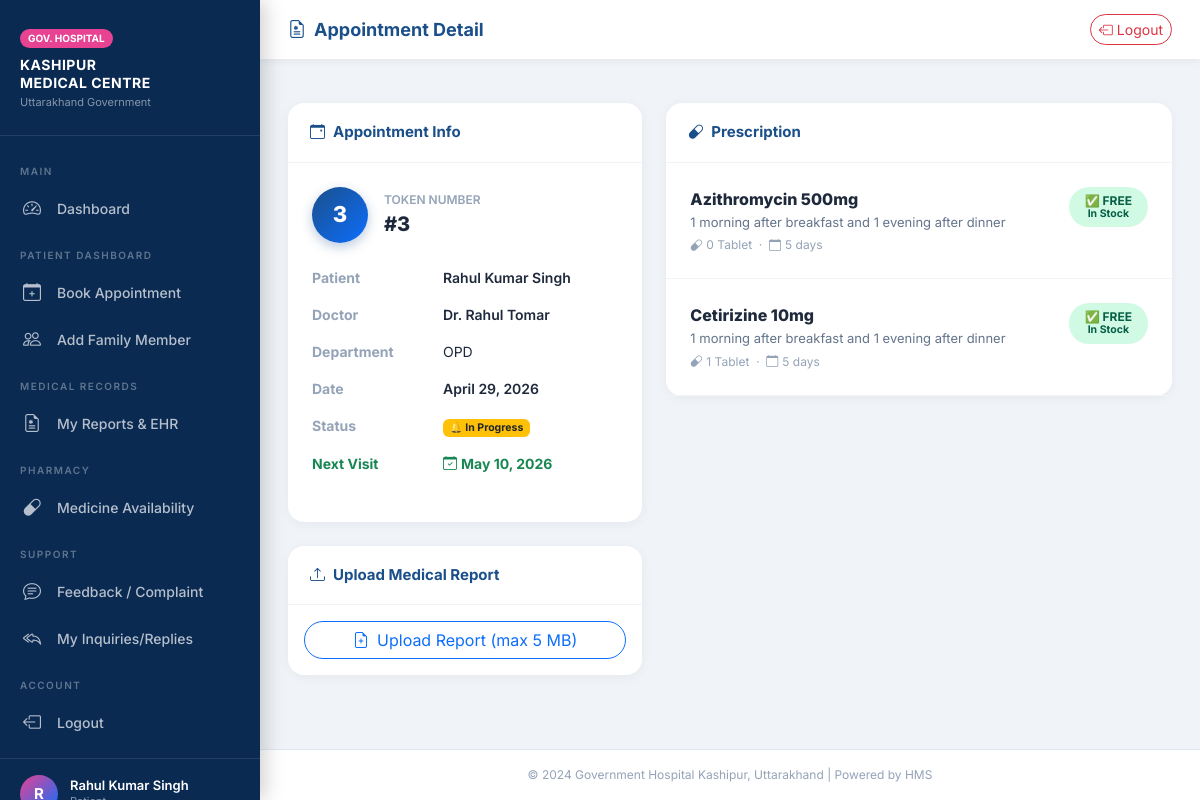
The app's page /appointments/10/ (signed in) with its own data.
### hospital/models.py (models this page shows, shortened)
class CustomUser(AbstractUser):
    PATIENT      = 'PATIENT'
    DOCTOR       = 'DOCTOR'
    NURSE        = 'NURSE'
    PHARMACIST   = 'PHARMACIST'
    RECEPTIONIST = 'RECEPTIONIST'
    ADMIN        = 'ADMIN'
    ROLE_CHOICES = [
        (PATIENT,      'Patient'),
        (DOCTOR,       'Doctor'),
        (NURSE,        'Nurse'),
        (PHARMACIST,   'Pharmacist'),
        (RECEPTIONIST, 'Receptionist'),
        (ADMIN,        'Admin'),
    ]
    role         = models.CharField(max_length=20, choices=ROLE_CHOICES, default=PATIENT)
    mobile_no    = models.CharField(max_length=10, validators=[phone_validator], db_index=True, blank=True, null=True)
    alt_mobile_no= models.CharField(max_length=10, validators=[phone_validator], blank=True, null=True)
    address      = models.TextField(blank=True, null=True)
    is_approved  = models.BooleanField(
        default=False,
        help_text='Staff must be approved by Admin before they can log in.'
    )
    is_available = models.BooleanField(default=False)
    class Meta:
        verbose_name      = 'User'
        verbose_name_plural = 'Users'
    @property
    def is_staff_role(self):
        return self.role in [self.DOCTOR, self.NURSE, self.PHARMACIST, self.RECEPTIONIST, self.ADMIN]
    @property
    def display_name(self):
        return self.get_full_name() or self.username

class Appointment(models.Model):
    STATUS_CHOICES = [
        ('WAITING',    'Waiting'),
        ('IN_PROGRESS','In Progress'),
        ('COMPLETED',  'Completed'),
        ('CANCELLED',  'Cancelled'),
    ]
    patient      = models.ForeignKey(
        CustomUser, on_delete=models.CASCADE,
        related_name='appointments',
        limit_choices_to={'role': CustomUser.PATIENT}
    )
    dependent    = models.ForeignKey(
        Dependent, on_delete=models.SET_NULL,
        null=True, blank=True,
        related_name='appointments'
    )
    doctor       = models.ForeignKey(
        DoctorProfile, on_delete=models.CASCADE,
        related_name='appointments'
    )
    date         = models.DateField(db_index=True)
    booking_time = models.DateTimeField(auto_now_add=True, db_index=True)
    token_number = models.PositiveIntegerField(editable=False, default=0)
    status       = models.CharField(max_length=20, choices=STATUS_CHOICES, default='WAITING', db_index=True)
    chief_complaint = models.TextField(blank=True)
    notes        = models.TextField(blank=True)
    doctor_advice = models.TextField(blank=True, help_text="Final advice for the patient.")
    next_visit_date = models.DateField(null=True, blank=True)
    class Meta:
        verbose_name      = 'Appointment'
        verbose_name_plural = 'Appointments'
        ordering          = ['date', 'token_number']
        indexes           = [
            models.Index(fields=['date', 'doctor', 'status']),
        ]
    @property
    def patient_display_name(self):
        return self.dependent.name if self.dependent else self.patient.display_name

class DoctorProfile(models.Model):
    user           = models.OneToOneField(
        CustomUser, on_delete=models.CASCADE,
        related_name='doctor_profile',
        limit_choices_to={'role': CustomUser.DOCTOR}
    )
    specialization = models.CharField(max_length=200)
    department     = models.CharField(max_length=200, db_index=True)
    qualification  = models.CharField(max_length=200, blank=True, null=True, help_text="e.g. MBBS, MD, MS")
    available_days = models.CharField(
        max_length=50, default='MON,TUE,WED,THU,FRI',
        help_text='Comma-separated: MON,TUE,...'
    )
    consultation_start = models.TimeField(default='09:00')
    consultation_end   = models.TimeField(default='17:00')
    max_patients_per_day = models.PositiveIntegerField(default=30)
    class Meta:
        verbose_name      = 'Doctor Profile'
        verbose_name_plural = 'Doctor Profiles'

class Prescription(models.Model):
    STOCK_STATUS = [
        ('FREE_IN_STOCK',  '✅ FREE — In Stock'),
        ('OUT_OF_STOCK',   '❌ Out of Stock — Purchase Outside'),
        ('EXPIRED',        '⚠️ Expired'),
    ]
    appointment    = models.ForeignKey(
        Appointment, on_delete=models.CASCADE,
        related_name='prescriptions'
    )
    medicine       = models.ForeignKey(
        Medicine, on_delete=models.PROTECT,
        related_name='prescriptions'
    )
    dosage         = models.CharField(max_length=200)
    duration_days  = models.PositiveIntegerField(default=5)
    quantity_prescribed = models.PositiveIntegerField(default=1)
    instructions   = models.TextField(blank=True)
    stock_status   = models.CharField(max_length=20, choices=STOCK_STATUS, editable=False)
    prescribed_by  = models.ForeignKey(
        CustomUser, on_delete=models.SET_NULL, null=True
    )
    prescribed_at  = models.DateTimeField(auto_now_add=True)

class Medicine(models.Model):
    UNIT_CHOICES = [
        ('TAB',  'Tablet'), ('CAP',  'Capsule'), ('SYR',  'Syrup'), ('INJ',  'Injection'),
        ('DROP', 'Drops'), ('OIN',  'Ointment'), ('POW',  'Powder'), ('OTHER','Other'),
    ]
    medicine_name  = models.CharField(max_length=200, db_index=True)
    generic_name   = models.CharField(max_length=200, blank=True, db_index=True)
    batch_number   = models.CharField(max_length=100, db_index=True)
    mfg_date       = models.DateField()
    expiry_date    = models.DateField(db_index=True)
    total_quantity = models.PositiveIntegerField(default=0)
    unit           = models.CharField(max_length=10, choices=UNIT_CHOICES, default='TAB')
    shelf_location = models.CharField(max_length=100, blank=True)
    is_active      = models.BooleanField(default=True, db_index=True)
    added_by       = models.ForeignKey(
        CustomUser, on_delete=models.SET_NULL, null=True
    )
    created_at     = models.DateTimeField(auto_now_add=True)
    class Meta:
        verbose_name      = 'Medicine'
        verbose_name_plural = 'Medicines'
        ordering          = ['medicine_name']

### hospital/views.py (the view)
# urls.py: path('appointments/<int:appointment_id>/',        views.appointment_detail, name='appointment_detail'),
@login_required
def appointment_detail(request, appointment_id):
    appt = get_object_or_404(Appointment, pk=appointment_id)
    prescriptions = appt.prescriptions.all()
    records = appt.records.all()
    return render(request, 'hospital/appointments/detail.html', {'appointment': appt, 'prescriptions': prescriptions, 'records': records})

### hospital/templates/hospital/appointments/detail.html (shortened to what this page needs)
{% extends 'hospital/base.html' %}
{% block page_title %}<i class="bi bi-file-earmark-medical me-2"></i>Appointment Detail{% endblock %}
{% block content %}
<div class="row g-4">
    <div class="col-lg-5">
        <div class="ghk-card mb-4">
            <div class="card-header"><i class="bi bi-calendar-event me-2"></i>Appointment Info</div>
            <div class="card-body p-4">
                <div class="d-flex align-items-center gap-3 mb-4">
                    <span class="token-badge" style="width:56px;height:56px;font-size:22px;">{{ appointment.token_number }}</span>
                    <div>
                        <div style="font-size:12px;color:#94a3b8;text-transform:uppercase;font-weight:600;">Token Number</div>
                        <div style="font-size:20px;font-weight:800;">#{{ appointment.token_number }}</div>
                    </div>
                </div>
                <dl class="row g-2" style="font-size:14px;">
                    <dt class="col-5" style="color:#94a3b8;">Patient</dt>
                    <dd class="col-7 fw-semibold">{{ appointment.patient_display_name }}
                    </dd>
                    <dt class="col-5" style="color:#94a3b8;">Doctor</dt>
                    <dd class="col-7 fw-semibold">Dr. {{ appointment.doctor.user.get_full_name }}</dd>
                    <dt class="col-5" style="color:#94a3b8;">Department</dt>
                    <dd class="col-7">{{ appointment.doctor.department }}</dd>
                    <dt class="col-5" style="color:#94a3b8;">Date</dt>
                    <dd class="col-7 fw-semibold">{{ appointment.date }}</dd>
                    <dt class="col-5" style="color:#94a3b8;">Status</dt>
                    <dd class="col-7">
                        {% if appointment.status == 'COMPLETED' %}<span class="badge bg-success">✅ Completed</span>
                        {% elif appointment.status == 'IN_PROGRESS' %}<span class="badge bg-warning text-dark">🔔 In Progress</span>
                        {% elif appointment.status == 'CANCELLED' %}<span class="badge bg-danger">❌ Cancelled</span>
                        {% else %}<span class="badge" style="background:#dbeafe;color:#1a4f8a;">⏳ Waiting</span>{% endif %}
                    </dd>
                    {% if appointment.next_visit_date %}
                    <dt class="col-5" style="color:#198754; font-weight: 700;">Next Visit</dt>
                    <dd class="col-7 fw-bold" style="color:#198754;">
                        <i class="bi bi-calendar-check me-1"></i>{{ appointment.next_visit_date }}
                    </dd>
                    {% endif %}
                </dl>
            </div>
        </div>
        <div class="ghk-card">
            <div class="card-header"><i class="bi bi-upload me-2"></i>Upload Medical Report</div>
            <div class="card-body p-3">
                <a href="{% url 'upload_report' appointment.pk %}" class="btn btn-outline-primary w-100 rounded-pill">
                    <i class="bi bi-file-earmark-plus me-2"></i>Upload Report (max 5 MB)
                </a>
            </div>
        </div>
    </div>
    <div class="col-lg-7">
        <div class="ghk-card">
            <div class="card-header d-flex justify-content-between align-items-center">
                <span><i class="bi bi-capsule me-2"></i>Prescription</span>
            </div>
            <div class="card-body p-0">
                {% if prescriptions %}
                {% for rx in prescriptions %}
                <div class="p-4" style="border-bottom:1px solid #f1f5f9;">
                    <div class="d-flex align-items-start justify-content-between gap-3">
                        <div style="flex:1;">
                            <div style="font-weight:800;font-size:16px;color:#1e293b;">{{ rx.medicine.medicine_name }}</div>
                            <div style="font-size:13px;color:#64748b;margin-top:2px;">{{ rx.dosage }}</div>
                            <div style="font-size:12px;color:#94a3b8;margin-top:4px;">
                                <i class="bi bi-capsule me-1"></i>{{ rx.quantity_prescribed }} {{ rx.medicine.get_unit_display }}
                                &nbsp;·&nbsp;
                                <i class="bi bi-calendar me-1"></i>{{ rx.duration_days }} days
                            </div>
                        </div>
                        <div>
                            {% if rx.stock_status == 'FREE_IN_STOCK' %}
                            <span class="badge px-3 py-2" style="background:#d1fae5;color:#065f46;border-radius:20px;font-size:12px;white-space:nowrap;">
                                ✅ FREE<br><small>In Stock</small>
                            </span>
                            {% elif rx.stock_status == 'OUT_OF_STOCK' %}
                            <span class="badge px-3 py-2" style="background:#fee2e2;color:#dc3545;border-radius:20px;font-size:12px;white-space:nowrap;text-align:center;">
                                ❌ OUT OF STOCK<br><small>Purchase Outside</small>
                            </span>
                            {% elif rx.stock_status == 'EXPIRED' %}
                            <span class="badge px-3 py-2" style="background:#fef3c7;color:#92400e;border-radius:20px;font-size:12px;">
                                ⚠️ Expired
                            </span>
                            {% endif %}
                        </div>
                    </div>
                </div>
                {% endfor %}
                {% else %}
                <div class="text-center py-5" style="color:#94a3b8;">
                    <i class="bi bi-prescription2" style="font-size:40px;display:block;margin-bottom:12px;"></i>
                    No prescription written yet.
                </div>
                {% endif %}
            </div>
        </div>
    </div>
</div>
{% endblock %}

### hospital/templates/hospital/base.html (shortened to what this page needs)
<!DOCTYPE html>
<html lang="en">
<head>
    <link href="https://cdn.jsdelivr.net/npm/bootstrap@5.3.2/dist/css/bootstrap.min.css" rel="stylesheet">
    <link href="https://cdn.jsdelivr.net/npm/bootstrap-icons@1.11.3/font/bootstrap-icons.css" rel="stylesheet">
</head>
<body>
{% if user.is_authenticated %}
<nav class="sidebar">
    <div class="sidebar-brand">
        <div class="ghk-badge">GOV. HOSPITAL</div>
        <div class="hospital-name">Kashipur<br>Medical Centre</div>
        <div class="hospital-sub">Uttarakhand Government</div>
    </div>
    <div class="sidebar-nav">
        <div class="nav-section">Main</div>
        <a href="{% url 'dashboard' %}" class="nav-link {% if request.path == '/dashboard/' %}active{% endif %}">
            <i class="bi bi-speedometer2"></i> Dashboard
        </a>
        {% if user.role == 'PATIENT' %}
        <div class="nav-section">Patient Dashboard</div>
        <a href="{% url 'book_appointment' %}" class="nav-link"><i class="bi bi-calendar-plus"></i> Book Appointment</a>
        <a href="{% url 'add_dependent' %}" class="nav-link"><i class="bi bi-people"></i> Add Family Member</a>
        <div class="nav-section">MEDICAL RECORDS</div>
        <a href="{% url 'ehr_dashboard' %}" class="nav-link"><i class="bi bi-file-earmark-medical"></i> My Reports & EHR</a>
        <div class="nav-section">PHARMACY</div>
        <a href="{% url 'medicine_availability' %}" class="nav-link"><i class="bi bi-capsule"></i> Medicine Availability</a>
        <div class="nav-section">Support</div>
        <a href="{% url 'submit_feedback' %}" class="nav-link {% if request.resolver_match.url_name == 'submit_feedback' %}active{% endif %}">
            <i class="bi bi-chat-text"></i> Feedback / Complaint
        </a>
        <a href="{% url 'feedback_inbox' %}" class="nav-link {% if request.resolver_match.url_name == 'feedback_inbox' %}active{% endif %}">
            <i class="bi bi-reply-all"></i> My Inquiries/Replies
        </a>
        {% endif %}
        <div class="nav-section">Account</div>
        <a href="{% url 'logout' %}" class="nav-link"><i class="bi bi-box-arrow-left"></i> Logout</a>
    </div>
    <div class="sidebar-user">
        <div class="avatar">{{ user.display_name|first|upper }}</div>
        <div class="user-info">
            <div class="name">{{ user.display_name }}</div>
            <div class="role">{{ user.get_role_display }}</div>
        </div>
    </div>
</nav>
<div class="main-content">
    <div class="top-bar">
        <div class="page-title">{% block page_title %}Dashboard{% endblock %}</div>
        <div class="top-actions">
            <a href="{% url 'logout' %}" class="btn btn-sm btn-outline-danger rounded-pill">
                <i class="bi bi-box-arrow-left me-1"></i>Logout
            </a>
        </div>
    </div>
    <div class="content-area">
        {% block content %}{% endblock %}
    </div>
    <footer style="text-align:center; padding: 16px; font-size: 12px; color: #94a3b8; border-top: 1px solid #e2e8f0; background: white; margin-top: auto;">
        © 2024 Government Hospital Kashipur, Uttarakhand | Powered by HMS
    </footer>
</div>
{% else %}
<div class="min-vh-100 d-flex align-items-center justify-content-center" style="background: linear-gradient(135deg, #0a2a52 0%, #1a4f8a 60%, #0d6efd 100%);">
    {% block auth_content %}{% endblock %}
</div>
{% endif %}
</body>
</html>

### records on screen
CustomUser: display_name "Rahul Kumar Singh"
Appointment: token_number "3", patient_display_name "Rahul Kumar Singh", doctor.user.get_full_name "Rahul Tomar", doctor.department "OPD", date "April 29, 2026", next_visit_date "May 10, 2026"
Prescription: medicine.medicine_name "Azithromycin 500mg", dosage "1 morning after breakfast and 1 evening after dinner", quantity_prescribed "0", medicine.unit "Tablet", duration_days "5", stock_status "✅ FREE"
Prescription: medicine.medicine_name "Cetirizine 10mg", dosage "1 morning after breakfast and 1 evening after dinner", quantity_prescribed "1", medicine.unit "Tablet", duration_days "5", stock_status "✅ FREE"
